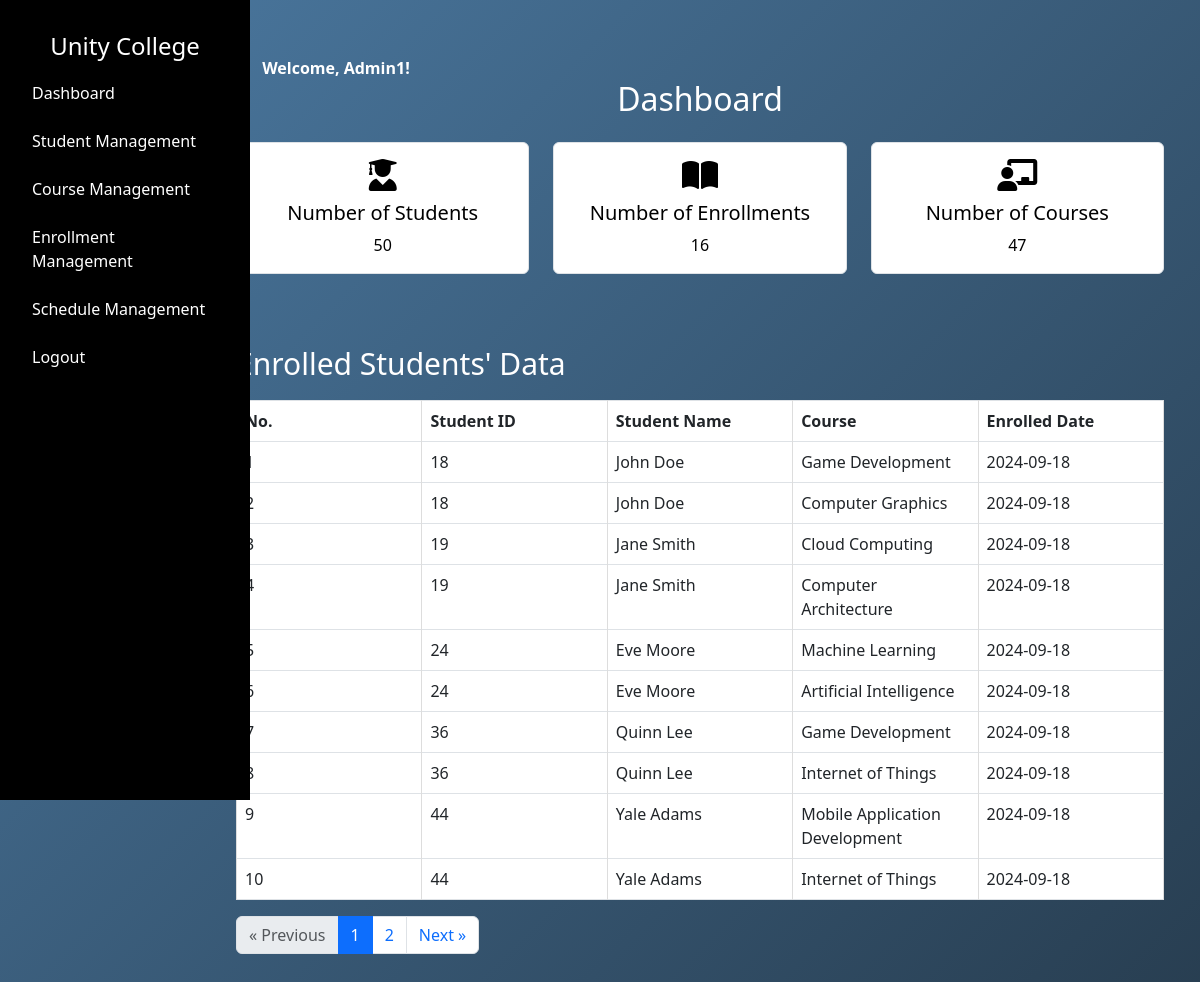
The app's page /admin/dashboard (signed in) with its own data.
### tables this page shows
CREATE TABLE "enrollment" (
    "id" INTEGER PRIMARY KEY AUTOINCREMENT,
    "student_id" INTEGER NOT NULL,
    "course_id" INTEGER NOT NULL,
    "enroll_date" DATE NOT NULL,
    FOREIGN KEY("student_id") REFERENCES "student"("id") ON DELETE RESTRICT,
    FOREIGN KEY("course_id") REFERENCES "course"("id") ON DELETE RESTRICT
);

CREATE TABLE "student" (
    "id" INTEGER PRIMARY KEY AUTOINCREMENT,
    "first_name" TEXT NOT NULL,
    "last_name" TEXT NOT NULL,
    "phone" INTEGER NOT NULL,
    "email" TEXT NOT NULL UNIQUE,
    "address" TEXT NOT NULL,
    "password" TEXT NOT NULL
);

CREATE TABLE "course" (
    "id" INTEGER PRIMARY KEY AUTOINCREMENT,
    "name" TEXT NOT NULL,
    "image" TEXT NOT NULL,
    "description" TEXT NOT NULL,
    "credits" INTEGER NOT NULL,
    "lecturer" TEXT NOT NULL
);

### app.py (the view)
@app.route("/admin/dashboard")
def admin_dashboard():
    if 'admin_uid' not in session or session.get('user_type') != 'admin':
        return redirect(url_for('admin_login'))
    first_name = session.get('first_name')
    admin_uid = session.get('admin_uid')
    try:
        total_students = query_db("SELECT COUNT(*) FROM student")[0][0]
        total_courses = query_db("SELECT COUNT(*) FROM course")[0][0]
        total_enrollments = query_db("SELECT COUNT(*) FROM enrollment")[0][0]
        page = request.args.get('page', 1, type=int)
        per_page = 10
        offset = (page - 1) * per_page
        enrolled_students = query_db("""
            SELECT
                student.id AS student_id,
                student.first_name || ' ' || student.last_name AS student_name,
                course.name AS course_name,
                enrollment.enroll_date
            FROM enrollment
            JOIN student ON enrollment.student_id = student.id
            JOIN course ON enrollment.course_id = course.id
            LIMIT ? OFFSET ?
        """, (per_page, offset))
        total_enrolled_students = query_db("""
            SELECT COUNT(*)
            FROM enrollment
            JOIN student ON enrollment.student_id = student.id
            JOIN course ON enrollment.course_id = course.id
        """)[0][0]
        total_pages = (total_enrolled_students + per_page - 1) // per_page
    except Exception as e:
        print(traceback.format_exc())
        total_students = total_courses = total_enrollments = 0
        enrolled_students = []
        total_pages = 0
    return render_template(
        "admin/dashboard.html",
        first_name=first_name,
        admin_uid = admin_uid,
        total_students=total_students,
        total_courses=total_courses,
        total_enrollments=total_enrollments,
        enrolled_students=enrolled_students,
        current_page=page,
        total_pages=total_pages
    )

### dbcontroller.py (called while the page is built)
def query_db(query, args=()):
    con = sqlite3.connect('advweb.db')
    cur = con.cursor()
    cur.execute(query, args)
    rv = cur.fetchall()
    cur.close()
    con.close()
    return rv

### templates/admin/dashboard.html (shortened to what this page needs)
{% extends '/admin/layout.html' %} {% block content %}
<link
  rel="stylesheet"
  href="https://cdnjs.cloudflare.com/ajax/libs/font-awesome/6.0.0-beta3/css/all.min.css"
/>
<link href="/static/css/admin/dashboard.css" rel="stylesheet" />
<div class="container mt-4">
  {% if admin_uid %}
  <div class="username">
    <span style="color: white">
      <span style="font-weight: bold; color: white"
        >Welcome, {{ first_name }}!</span
      >
    </span>
  </div>
  {% endif %}
  <h2 class="text-center mb-4 dashboardtitle">Dashboard</h2>
  <div class="row">
    <div class="col-12 col-md-4 mb-4">
      <div class="card">
        <div class="card-body">
          <i class="fas fa-user-graduate fa-2x"></i>
          <h5 class="card-title mt-2">Number of Students</h5>
          <p class="card-text">{{ total_students }}</p>
        </div>
      </div>
    </div>
    <div class="col-12 col-md-4 mb-4">
      <div class="card">
        <div class="card-body">
          <i class="fas fa-book-open fa-2x"></i>
          <h5 class="card-title mt-2">Number of Enrollments</h5>
          <p class="card-text">{{ total_enrollments }}</p>
        </div>
      </div>
    </div>
    <div class="col-12 col-md-4 mb-4">
      <div class="card">
        <div class="card-body">
          <i class="fas fa-chalkboard-teacher fa-2x"></i>
          <h5 class="card-title mt-2">Number of Courses</h5>
          <p class="card-text">{{ total_courses }}</p>
        </div>
      </div>
    </div>
  </div>
  <div class="row mt-5">
    <div class="col-12">
      <h3 class="tabletitle">Enrolled Students' Data</h3>
      <div class="table-responsive">
        <table class="table table-bordered">
          <thead>
            <tr>
              <th>No.</th>
              <th>Student ID</th>
              <th>Student Name</th>
              <th>Course</th>
              <th>Enrolled Date</th>
            </tr>
          </thead>
          <tbody>
            {% if enrolled_students %} {% for student in enrolled_students %}
            <tr>
              <td>{{ loop.index + (current_page - 1) * 10 }}</td>
              <td>{{ student[0] }}</td>
              <td>{{ student[1] }}</td>
              <td>{{ student[2] }}</td>
              <td>{{ student[3] }}</td>
            </tr>
            {% endfor %} {% else %}
            <tr>
              <td colspan="5" class="text-center">No enrollments found.</td>
            </tr>
            {% endif %}
          </tbody>
        </table>
      </div>
      <nav aria-label="Page navigation" class="pagination-container">
        <ul class="pagination">
          <li class="page-item {% if current_page == 1 %}disabled{% endif %}">
            <a
              class="page-link"
              href="{{ url_for('admin_dashboard', page=current_page-1) }}"
              aria-label="Previous"
            >
              <span aria-hidden="true">&laquo;</span> Previous
            </a>
          </li>
          {% set page_range = [current_page - 1, current_page, current_page + 1]
          %} {% for p in page_range %} {% if p > 0 and p <= total_pages %}
          <li class="page-item {% if p == current_page %}active{% endif %}">
            <a class="page-link" href="{{ url_for('admin_dashboard', page=p) }}"
              >{{ p }}</a
            >
          </li>
          {% endif %} {% endfor %}
          <li
            class="page-item {% if current_page == total_pages %}disabled{% endif %}"
          >
            <a
              class="page-link"
              href="{{ url_for('admin_dashboard', page=current_page+1) }}"
              aria-label="Next"
            >
              Next <span aria-hidden="true">&raquo;</span>
            </a>
          </li>
        </ul>
      </nav>
    </div>
  </div>
</div>
{% endblock %}

### static/css/admin/layout.css (style rules this page uses)
body { font-family: Arial, sans-serif; margin: 0; background: linear-gradient(135deg, #4b79a1 0%, #283e51 100%) no-repeat center center fixed; }

### static/css/admin/dashboard.css (style rules this page uses)
.card { border: 1px solid #dee2e6; border-radius: 0.375rem; background-color: white; color: black; display: flex; flex-direction: column; align-items: center; justify-content: center; max-width: 300px; margin: 0 auto; }
.card-body { text-align: center; color: inherit; }
.card-title { font-size: 20px; }
.tabletitle { font-size: 30px; color: white; }
table { width: 90%; border-collapse: collapse; margin: 10px auto; table-layout: fixed; }
th, td { padding: 4px; text-align: left; border: 1px solid #ddd; }
th { background-color: #f2f2f2; }
tr:nth-child(even) { background-color: #f9f9f9; }
.table-responsive { overflow-x: auto; }
.dashboardtitle { color: white; }
a { text-decoration: none; }

### records on screen
enrollment: student "18", student "John Doe", name "Game Development", enroll_date "2024-09-18"
enrollment: student "18", student "John Doe", name "Computer Graphics", enroll_date "2024-09-18"
enrollment: student "19", student "Jane Smith", name "Cloud Computing", enroll_date "2024-09-18"
enrollment: student "19", student "Jane Smith", name "Computer Architecture", enroll_date "2024-09-18"
enrollment: student "24", student "Eve Moore", name "Machine Learning", enroll_date "2024-09-18"
enrollment: student "24", student "Eve Moore", name "Artificial Intelligence", enroll_date "2024-09-18"
enrollment: student "36", student "Quinn Lee", name "Game Development", enroll_date "2024-09-18"
enrollment: student "36", student "Quinn Lee", name "Internet of Things", enroll_date "2024-09-18"
enrollment: student "44", student "Yale Adams", name "Mobile Application Development", enroll_date "2024-09-18"
enrollment: student "44", student "Yale Adams", name "Internet of Things", enroll_date "2024-09-18"

### other values on screen
{{ first_name }} "Admin1"
{{ total_students }} "50"
{{ total_enrollments }} "16"
{{ total_courses }} "47"
{{ p }} "1" "2"
